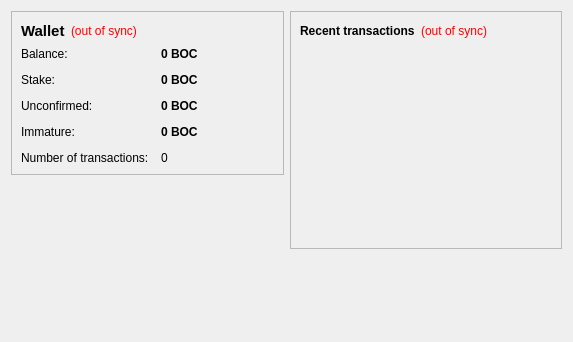
<?xml version="1.0" encoding="UTF-8"?>
<ui version="4.0">
 <class>OverviewPage</class>
 <widget class="QWidget" name="OverviewPage">
  <property name="geometry">
   <rect>
    <x>0</x>
    <y>0</y>
    <width>573</width>
    <height>342</height>
   </rect>
  </property>
  <property name="windowTitle">
   <string>Form</string>
  </property>
  <layout class="QHBoxLayout" name="horizontalLayout" stretch="1,1">
   <item>
    <layout class="QVBoxLayout" name="verticalLayout_2">
     <item>
      <widget class="QFrame" name="frame">
       <property name="frameShape">
        <enum>QFrame::StyledPanel</enum>
       </property>
       <property name="frameShadow">
        <enum>QFrame::Raised</enum>
       </property>
       <layout class="QVBoxLayout" name="verticalLayout_4">
        <item>
         <layout class="QHBoxLayout" name="horizontalLayout_4">
          <item>
           <widget class="QLabel" name="label_5">
            <property name="font">
             <font>
              <pointsize>11</pointsize>
              <weight>75</weight>
              <bold>true</bold>
             </font>
            </property>
            <property name="text">
             <string>Wallet</string>
            </property>
           </widget>
          </item>
          <item>
           <widget class="QLabel" name="labelWalletStatus">
            <property name="toolTip">
             <string>The displayed information may be out of date. Your wallet automatically synchronizes with the Sovereign network after a connection is established, but this process has not completed yet.</string>
            </property>
            <property name="styleSheet">
             <string notr="true">QLabel { color: red; }</string>
            </property>
            <property name="text">
             <string notr="true">(out of sync)</string>
            </property>
            <property name="alignment">
             <set>Qt::AlignLeading|Qt::AlignLeft|Qt::AlignVCenter</set>
            </property>
           </widget>
          </item>
          <item>
           <spacer name="horizontalSpacer_2">
            <property name="orientation">
             <enum>Qt::Horizontal</enum>
            </property>
            <property name="sizeHint" stdset="0">
             <size>
              <width>40</width>
              <height>20</height>
             </size>
            </property>
           </spacer>
          </item>
         </layout>
        </item>
        <item>
         <layout class="QFormLayout" name="formLayout_2">
          <property name="fieldGrowthPolicy">
           <enum>QFormLayout::AllNonFixedFieldsGrow</enum>
          </property>
          <property name="horizontalSpacing">
           <number>12</number>
          </property>
          <property name="verticalSpacing">
           <number>12</number>
          </property>
          <item row="0" column="0">
           <widget class="QLabel" name="label">
            <property name="text">
             <string>Balance:</string>
            </property>
           </widget>
          </item>
          <item row="0" column="1">
           <widget class="QLabel" name="labelBalance">
            <property name="font">
             <font>
              <weight>75</weight>
              <bold>true</bold>
             </font>
            </property>
            <property name="cursor">
             <cursorShape>IBeamCursor</cursorShape>
            </property>
            <property name="toolTip">
             <string>Your current balance</string>
            </property>
            <property name="text">
             <string notr="true">0 BOC</string>
            </property>
            <property name="textInteractionFlags">
             <set>Qt::LinksAccessibleByMouse|Qt::TextSelectableByKeyboard|Qt::TextSelectableByMouse</set>
            </property>
           </widget>
          </item>
          <item row="1" column="0">
           <widget class="QLabel" name="label_6">
            <property name="text">
             <string>Stake:</string>
            </property>
           </widget>
          </item>
          <item row="1" column="1">
           <widget class="QLabel" name="labelStake">
            <property name="font">
             <font>
              <weight>75</weight>
              <bold>true</bold>
             </font>
            </property>
            <property name="cursor">
             <cursorShape>IBeamCursor</cursorShape>
            </property>
            <property name="toolTip">
             <string>Total of coins that was staked, and do not yet count toward the current balance</string>
            </property>
            <property name="text">
             <string notr="true">0 BOC</string>
            </property>
            <property name="textInteractionFlags">
             <set>Qt::LinksAccessibleByMouse|Qt::TextSelectableByKeyboard|Qt::TextSelectableByMouse</set>
            </property>
           </widget>
          </item>
          <item row="2" column="0">
           <widget class="QLabel" name="label_3">
            <property name="text">
             <string>Unconfirmed:</string>
            </property>
           </widget>
          </item>
          <item row="2" column="1">
           <widget class="QLabel" name="labelUnconfirmed">
            <property name="font">
             <font>
              <weight>75</weight>
              <bold>true</bold>
             </font>
            </property>
            <property name="cursor">
             <cursorShape>IBeamCursor</cursorShape>
            </property>
            <property name="toolTip">
             <string>Total of transactions that have yet to be confirmed, and do not yet count toward the current balance</string>
            </property>
            <property name="text">
             <string notr="true">0 BOC</string>
            </property>
            <property name="textInteractionFlags">
             <set>Qt::LinksAccessibleByMouse|Qt::TextSelectableByKeyboard|Qt::TextSelectableByMouse</set>
            </property>
           </widget>
          </item>
          <item row="3" column="0">
           <widget class="QLabel" name="labelImmatureText">
            <property name="text">
             <string>Immature:</string>
            </property>
           </widget>
          </item>
          <item row="3" column="1">
           <widget class="QLabel" name="labelImmature">
            <property name="font">
             <font>
              <weight>75</weight>
              <bold>true</bold>
             </font>
            </property>
            <property name="toolTip">
             <string>Mined balance that has not yet matured</string>
            </property>
            <property name="text">
             <string notr="true">0 BOC</string>
            </property>
            <property name="textInteractionFlags">
             <set>Qt::LinksAccessibleByMouse|Qt::TextSelectableByKeyboard|Qt::TextSelectableByMouse</set>
            </property>
           </widget>
          </item>
          <item row="4" column="0">
           <widget class="QLabel" name="label_2">
            <property name="text">
             <string>Number of transactions:</string>
            </property>
           </widget>
          </item>
          <item row="4" column="1">
           <widget class="QLabel" name="labelNumTransactions">
            <property name="toolTip">
             <string>Total number of transactions in wallet</string>
            </property>
            <property name="text">
             <string notr="true">0</string>
            </property>
           </widget>
          </item>
         </layout>
        </item>
       </layout>
      </widget>
     </item>
     <item>
      <widget class="QLabel" name="label_wallet_bgcoin">
       <property name="text">
        <string/>
       </property>
       <property name="pixmap">
        <pixmap resource="../Sovereign.qrc">:/images/wallet_bgcoin</pixmap>
       </property>
      </widget>
     </item>
     <item>
      <spacer name="verticalSpacer">
       <property name="orientation">
        <enum>Qt::Vertical</enum>
       </property>
       <property name="sizeHint" stdset="0">
        <size>
         <width>20</width>
         <height>40</height>
        </size>
       </property>
      </spacer>
     </item>
    </layout>
   </item>
   <item>
    <layout class="QVBoxLayout" name="verticalLayout_3">
     <item>
      <widget class="QFrame" name="frame_2">
       <property name="frameShape">
        <enum>QFrame::StyledPanel</enum>
       </property>
       <property name="frameShadow">
        <enum>QFrame::Raised</enum>
       </property>
       <layout class="QVBoxLayout" name="verticalLayout">
        <item>
         <layout class="QHBoxLayout" name="horizontalLayout_2">
          <item>
           <widget class="QLabel" name="label_4">
            <property name="text">
             <string>&lt;b&gt;Recent transactions&lt;/b&gt;</string>
            </property>
           </widget>
          </item>
          <item>
           <widget class="QLabel" name="labelTransactionsStatus">
            <property name="toolTip">
             <string>The displayed information may be out of date. Your wallet automatically synchronizes with the Sovereign network after a connection is established, but this process has not completed yet.</string>
            </property>
            <property name="styleSheet">
             <string notr="true">QLabel { color: red; }</string>
            </property>
            <property name="text">
             <string notr="true">(out of sync)</string>
            </property>
            <property name="alignment">
             <set>Qt::AlignRight|Qt::AlignTrailing|Qt::AlignVCenter</set>
            </property>
           </widget>
          </item>
          <item>
           <spacer name="horizontalSpacer">
            <property name="orientation">
             <enum>Qt::Horizontal</enum>
            </property>
            <property name="sizeHint" stdset="0">
             <size>
              <width>40</width>
              <height>20</height>
             </size>
            </property>
           </spacer>
          </item>
         </layout>
        </item>
        <item>
         <widget class="QListView" name="listTransactions">
          <property name="styleSheet">
           <string notr="true">QListView { background: transparent; }</string>
          </property>
          <property name="frameShape">
           <enum>QFrame::NoFrame</enum>
          </property>
          <property name="verticalScrollBarPolicy">
           <enum>Qt::ScrollBarAlwaysOff</enum>
          </property>
          <property name="horizontalScrollBarPolicy">
           <enum>Qt::ScrollBarAlwaysOff</enum>
          </property>
          <property name="selectionMode">
           <enum>QAbstractItemView::NoSelection</enum>
          </property>
         </widget>
        </item>
       </layout>
      </widget>
     </item>
     <item>
      <widget class="QLabel" name="label_Sovereign_Intro">
       <property name="text">
        <string></string>
       </property>
      </widget>
     </item>
     <item>
      <spacer name="verticalSpacer_2">
       <property name="orientation">
        <enum>Qt::Vertical</enum>
       </property>
       <property name="sizeHint" stdset="0">
        <size>
         <width>20</width>
         <height>40</height>
        </size>
       </property>
      </spacer>
     </item>
    </layout>
   </item>
  </layout>
 </widget>
 <resources>
  <include location="../Sovereign.qrc"/>
 </resources>
 <connections/>
</ui>
